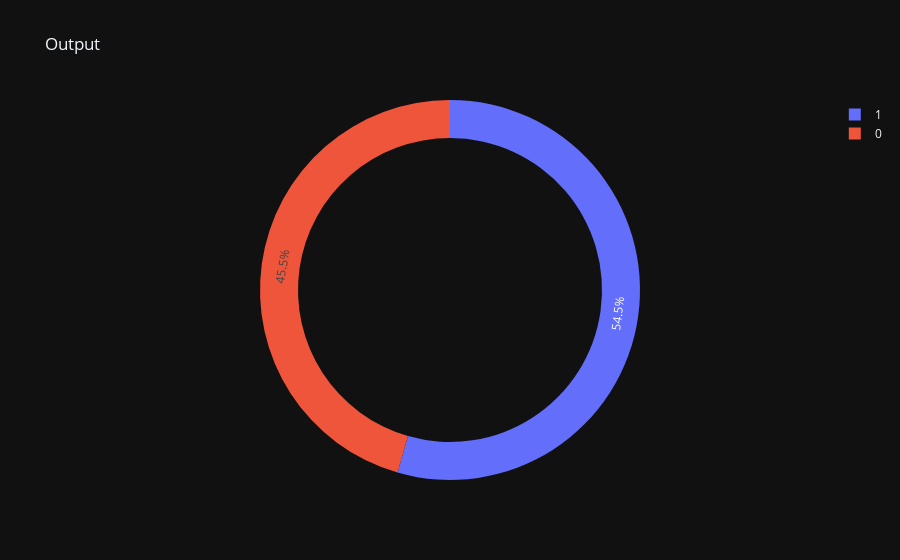

This figure's notebook cell:
### Markdown cell above
# 2. EDA (EXPLORATORY DATA ANALYSIS)

### Code cell
#Output variable
print(data1['output'].value_counts())
fig = plt.figure(figsize = (10,6))
sns.countplot(x="output", data=data1, palette='flare')
plt.show()

ax=px.pie(data1, names= "output" ,template= "plotly_dark",title="Output",hole=0.8)
ax.show()

### Figure 1 — Plotly figure (JSON) as saved in the notebook; plotly's stock layout.template omitted (floating-point values rounded to 4 significant figures; data arrays with more than 128 entries replaced by an {"elided": "..."} marker saying what was removed)
{"data": [{"domain": {"x": [0, 1], "y": [0, 1]}, "hole": 0.8, "hovertemplate": "output=%{label}<extra></extra>", "labels": {"elided": "303 int values"}, "legendgroup": "", "name": "", "showlegend": true, "type": "pie"}], "layout": {"legend": {"tracegroupgap": 0}, "title": {"text": "Output"}}}
